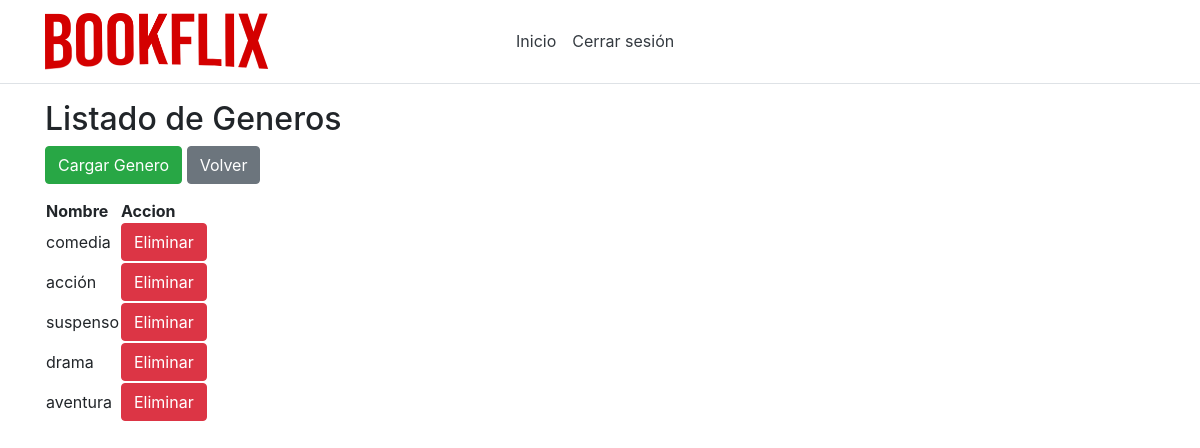
The page /listGeneros/ (signed in) on the database its author committed.
### app/models.py (models this page shows, shortened)
class Genero(models.Model):
    id = models.AutoField(primary_key=True)
    nombre = models.CharField(max_length=50,unique=True)

### app/views.py (the view)
# urls.py: path('listGeneros/', views.listGeneros),
def listGeneros(request):
    generos = Genero.objects.all()
    return render(request, "admin/listOfGeneros.html", {'generos': generos})

### app/models.py (called while the page is built)
    @property
    def is_active(self):
        return self.active

    @property
    def is_superuser(self):
        return self.superuser

### app/templates/admin/listOfGeneros.html (shortened to what this page needs)
{% extends 'default/layout.html' %}
{% block admin %}
<h2>Listado de Generos</h2>
<div class="btn-group" role="group" aria-label="Basic example">
<form method="get" action="/createGenero">
    <button class="btn btn-success" type="submit">Cargar Genero</button>
  </form>
<form method="get" action="/inicio">
    <button class="btn btn-secondary" type="submit">Volver</button>
</form>
</div>
<table>
    <thead>
        <tr>
            <th>Nombre</th>
            <th>Accion</th>
        </tr>
    </thead>
    <tbody>
        {% for genero in generos %}
        <tr>
            <td>{{ genero.nombre }}</td>
            <td><a class="btn btn-danger" role="button" href="/deleteGenero/{{ genero.id }}"
          onClick="return confirm('¿Seguro que quieres borrar a {{genero.nombre}}?');">
            Eliminar</a></td>
        </tr>
        {% endfor %}
    </tbody>
</table>
{% endblock %}

### rows shown on the page
Genero: nombre "comedia"
Genero: nombre "acción"
Genero: nombre "suspenso"
Genero: nombre "drama"
Genero: nombre "aventura"
